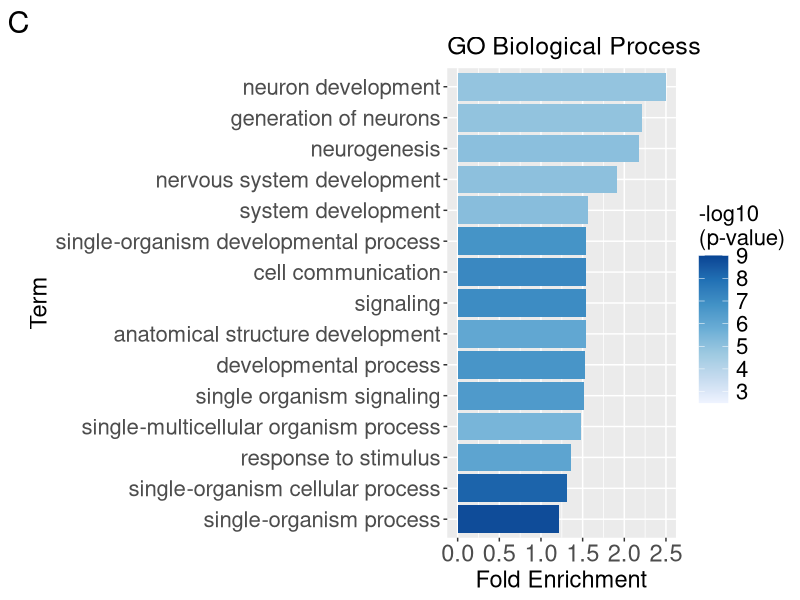
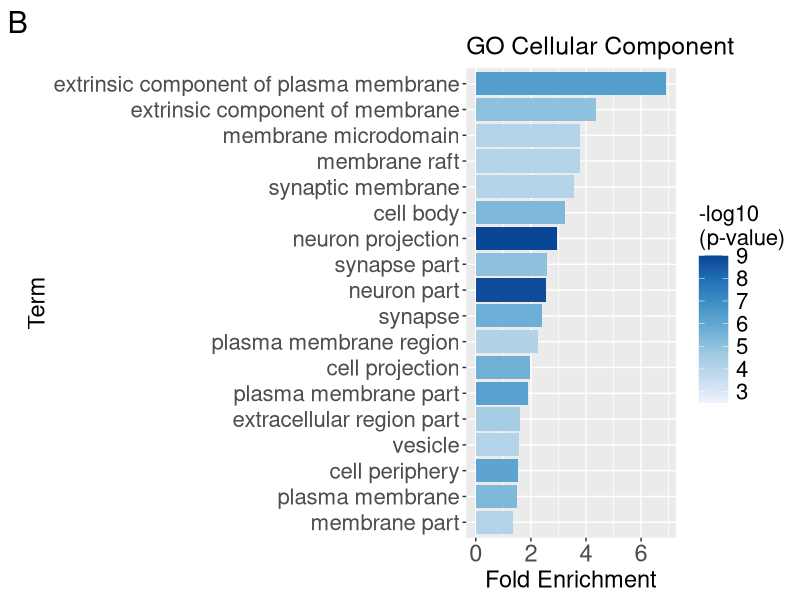
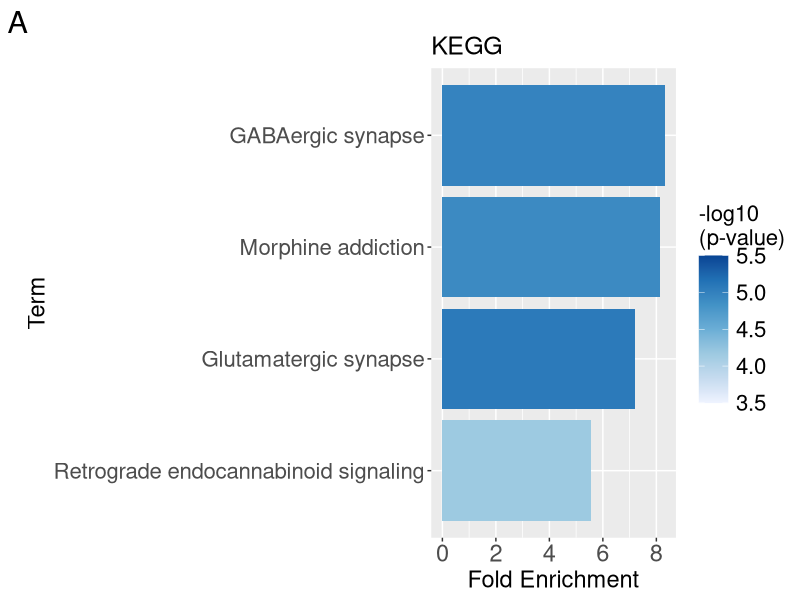

The R source for these figures, in order:
library(tidyverse)

setwd("/Users/philippehabets/Dropbox/Git/fMRI-transcriptomics-cortisol/data/")


# read in GSEA results
KEGG <- read_csv("Table.S4.csv")
GO <- read_csv("Table.S3.csv")

## clean data for plotting ##
#KEGG
KEGG_df <- KEGG %>% 
  filter(Bonferroni < 0.05) %>% 
  mutate(Term = str_replace(Term, ".*:", "")) %>% 
  arrange(desc(`Fold Enrichment`)) %>% 
  mutate(Term = factor(Term, levels = Term))

#GO_CC
GO_CC <- GO %>% 
  filter(Category == "GOTERM_CC_ALL") %>% 
  filter(Bonferroni < 0.05) %>% 
  mutate(Term = str_replace(Term, ".*~", "")) %>% 
  arrange(desc(`Fold Enrichment`)) %>% 
  mutate(Term = factor(Term, levels=Term))

#GO_BP
GO_BP <- GO %>% 
  filter(Category == "GOTERM_BP_ALL") %>% 
  filter(Bonferroni < 0.05) %>% 
  mutate(Term = str_replace(Term, ".*~", "")) %>% 
  arrange(desc(`Fold Enrichment`)) %>% 
  mutate(Term = factor(Term, levels=Term))

#GO_MF = empty: no significant molecular function (MF) enrichment
GO_MF <- GO %>% filter(Category == "GOTERM_MF_ALL") %>% filter(Bonferroni < 0.05) 


# plot KEGG
# range(-log10(KEGG_df$PValue))
plot_KEGG <- ggplot(data = KEGG_df, aes(x = Term, y = `Fold Enrichment`)) +
  geom_col(aes(fill = -log10(PValue))) +
  scale_fill_distiller(palette="Blues", name = "-log10\n(p-value)", limits=c(3.5, 5.5), direction = "horizontal") +
  scale_x_discrete(limits = rev(levels(KEGG_df$Term))) +
  xlab("Term") +
  coord_flip() +
  labs(title = "KEGG", tag = "A") +
  theme( legend.title = element_text(size=16),
         legend.text = element_text(size=16),
         legend.key.size = unit(0.75, "cm"),
         axis.text.x = element_text(size=17),
         axis.title.x = element_text(size=17),
         axis.text.y = element_text(size=16),
         axis.title.y = element_text(size=17),
         plot.title = element_text(size=18),
         plot.tag = element_text(size = 22))

# plot GO CC
# range(-log10(GO_CC$PValue))
plot_CC <- ggplot(data = GO_CC, aes(x = Term, y = `Fold Enrichment`)) +
  geom_col(aes(fill = -log10(PValue))) +
  scale_fill_distiller(palette="Blues", name = "-log10\n(p-value)", limits=c(2.5, 9), direction = "horizontal") +
  scale_x_discrete(limits = rev(levels(GO_CC$Term))) +
  xlab("Term") +
  coord_flip() +
  labs(title = "GO Cellular Component", tag = "B") +
  theme( legend.title = element_text(size=16),
         legend.text = element_text(size=16),
         legend.key.size = unit(0.75, "cm"),
         axis.text.x = element_text(size=17),
         axis.title.x = element_text(size=17),
         axis.text.y = element_text(size=16),
         axis.title.y = element_text(size=17),
         plot.title = element_text(size=18),
         plot.tag = element_text(size = 22))

# plot GO BP
# range(-log10(GO_BP$PValue))
plot_BP <- ggplot(data = GO_BP, aes(x = Term, y = `Fold Enrichment`)) +
  geom_col(aes(fill = -log10(PValue))) +
  scale_fill_distiller(palette="Blues", name = "-log10\n(p-value)", limits=c(2.5, 9), direction = "horizontal") +
  scale_x_discrete(limits = rev(levels(GO_BP$Term))) +
  xlab("Term") +
  coord_flip() +
  labs(title = "GO Biological Process", tag = "C") +
  theme( legend.title = element_text(size=16),
         legend.text = element_text(size=16),
         legend.key.size = unit(0.75, "cm"),
         axis.text.x = element_text(size=17),
         axis.title.x = element_text(size=17),
         axis.text.y = element_text(size=16),
         axis.title.y = element_text(size=17),
         plot.title = element_text(size=18),
         plot.tag = element_text(size = 22))

# #Save plots to PDF
# ggsave("/Users/philippehabets/Dropbox (Personal)/Endo/fMRI.transcriptomics/Paper Bristol/eNeuro/Revision/figures_tables_supplements_v2/raw outputs/plot_KEGG.pdf",
#        plot_KEGG,
#        width = 28,
#        height = 10,
#        units = "cm")
# 
# ggsave("/Users/philippehabets/Dropbox (Personal)/Endo/fMRI.transcriptomics/Paper Bristol/eNeuro/Revision/figures_tables_supplements_v2/raw outputs/plot_CC.pdf",
#        plot_CC,
#        width = 30,
#        height = 26,
#        units = "cm")
# 
# ggsave("/Users/philippehabets/Dropbox (Personal)/Endo/fMRI.transcriptomics/Paper Bristol/eNeuro/Revision/figures_tables_supplements_v2/raw outputs/plot_BP.pdf",
#        plot_BP,
#        width = 28,
#        height = 15,
#        units = "cm")









                          